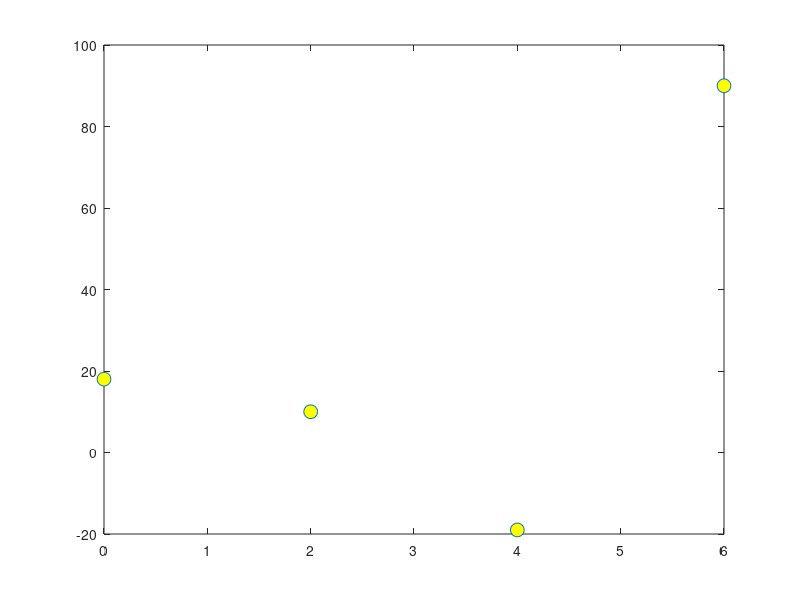

MATLAB code to generate this figure: (Note: this script raises an error after producing the figure.)
%% EX 1
X=[0 1 3 6];
Y=[18 10 -19 90];
xmin=0;
xmax=6;
n=3;
X=linspace(xmin,xmax,n+1);


plot(X,Y,"o","MarkerFaceColor","y","MarkerSize",10);
hold on;

%Determinam P_n
%Definim matricea asociata sist.

for i=1:n+1
    for j=1:n+1
        A(i,j)=X(i)^(j-1);
    end
end

% Rezolvam sistemul A*a=Y
a=gaussPivTot(A,Y);
% Det val polinomului intr un pct dat
x=1;
% Calc P_n=a1+a2*x+..+an*x^(n-1)+an+1*x^n
P=0;
for i=1:n+1
    P=P+a(i)*x^(i-1);
end

for i = 1:length(X)
 plot(X(i), Y(i),"o","LineWidth",2);
 grid on;
 hold on;
 axis equal;
end
plot(X,Y,"--b","LineWidth",3);
plot(x,P, "-r","LineWidth",2);
grid on;
hold on;

%% Ex 2

X = [ 0.9 1.3 1.9 2.1 2.6 3.0 3.9 4.4 4.7 5.0 6.0 7.0 8.0 9.2 10.5 11.3 11.6 12.0 12.6 13.0 13.3];
Y = [1.3 1.5 1.85 2.1 2.6 2.7 2.4 2.15 2.05 2.1 2.25 2.3 2.25 1.95 1.4 0.9 0.7 0.6 0.5 0.4 0.25];
x = linspace(0.9, 13.3, 100);

P20 = NDD(X, Y, x);

for i = 1:length(X)
 plot(X(i), Y(i),"o","LineWidth",2);
 grid on;
 hold on;
 axis equal;
end
plot(X,Y,"--b","LineWidth",3);
plot(x,P20, "-r","LineWidth",2);
title("Rata salbatica");
grid on;
hold on;
type("NDD");